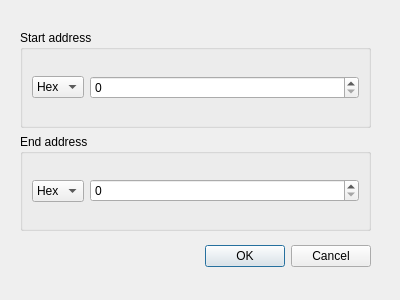
<?xml version="1.0" encoding="UTF-8"?>
<ui version="4.0">
 <class>SelectRangeDialog</class>
 <widget class="QDialog" name="SelectRangeDialog">
  <property name="geometry">
   <rect>
    <x>0</x>
    <y>0</y>
    <width>400</width>
    <height>300</height>
   </rect>
  </property>
  <property name="windowTitle">
   <string>Choose selected range</string>
  </property>
  <widget class="QDialogButtonBox" name="buttonBox">
   <property name="geometry">
    <rect>
     <x>30</x>
     <y>240</y>
     <width>341</width>
     <height>32</height>
    </rect>
   </property>
   <property name="orientation">
    <enum>Qt::Horizontal</enum>
   </property>
   <property name="standardButtons">
    <set>QDialogButtonBox::Cancel|QDialogButtonBox::Ok</set>
   </property>
  </widget>
  <widget class="QWidget" name="layoutWidget">
   <property name="geometry">
    <rect>
     <x>20</x>
     <y>30</y>
     <width>351</width>
     <height>201</height>
    </rect>
   </property>
   <layout class="QVBoxLayout" name="verticalLayout_2">
    <item>
     <widget class="QGroupBox" name="group_start_">
      <property name="title">
       <string>Start address</string>
      </property>
      <layout class="QHBoxLayout" name="horizontalLayout">
       <item>
        <widget class="QComboBox" name="start_format_dropdown_">
         <item>
          <property name="text">
           <string>Hex</string>
          </property>
         </item>
         <item>
          <property name="text">
           <string>Dec</string>
          </property>
         </item>
        </widget>
       </item>
       <item>
        <widget class="QSpinBox" name="start_address_spinbox_">
         <property name="sizePolicy">
          <sizepolicy hsizetype="Expanding" vsizetype="Fixed">
           <horstretch>0</horstretch>
           <verstretch>0</verstretch>
          </sizepolicy>
         </property>
         <property name="displayIntegerBase">
          <number>16</number>
         </property>
        </widget>
       </item>
      </layout>
     </widget>
    </item>
    <item>
     <widget class="QGroupBox" name="group_end_">
      <property name="title">
       <string>End address</string>
      </property>
      <layout class="QHBoxLayout" name="horizontalLayout_2">
       <item>
        <widget class="QComboBox" name="end_format_dropdown_">
         <item>
          <property name="text">
           <string>Hex</string>
          </property>
         </item>
         <item>
          <property name="text">
           <string>Dec</string>
          </property>
         </item>
        </widget>
       </item>
       <item>
        <widget class="QSpinBox" name="end_address_spinbox_">
         <property name="sizePolicy">
          <sizepolicy hsizetype="Expanding" vsizetype="Fixed">
           <horstretch>0</horstretch>
           <verstretch>0</verstretch>
          </sizepolicy>
         </property>
         <property name="displayIntegerBase">
          <number>16</number>
         </property>
        </widget>
       </item>
      </layout>
     </widget>
    </item>
   </layout>
  </widget>
 </widget>
 <resources/>
 <connections>
  <connection>
   <sender>buttonBox</sender>
   <signal>accepted()</signal>
   <receiver>SelectRangeDialog</receiver>
   <slot>accept()</slot>
   <hints>
    <hint type="sourcelabel">
     <x>248</x>
     <y>254</y>
    </hint>
    <hint type="destinationlabel">
     <x>157</x>
     <y>274</y>
    </hint>
   </hints>
  </connection>
  <connection>
   <sender>buttonBox</sender>
   <signal>rejected()</signal>
   <receiver>SelectRangeDialog</receiver>
   <slot>reject()</slot>
   <hints>
    <hint type="sourcelabel">
     <x>316</x>
     <y>260</y>
    </hint>
    <hint type="destinationlabel">
     <x>286</x>
     <y>274</y>
    </hint>
   </hints>
  </connection>
 </connections>
</ui>
